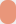
<?xml version="1.0" encoding="UTF-8"?>
<ui version="4.0">
 <class>tagViewer</class>
 <widget class="QWidget" name="tagViewer">
  <property name="geometry">
   <rect>
    <x>0</x>
    <y>0</y>
    <width>16</width>
    <height>24</height>
   </rect>
  </property>
  <property name="sizePolicy">
   <sizepolicy hsizetype="Minimum" vsizetype="Preferred">
    <horstretch>0</horstretch>
    <verstretch>0</verstretch>
   </sizepolicy>
  </property>
  <property name="minimumSize">
   <size>
    <width>0</width>
    <height>0</height>
   </size>
  </property>
  <property name="maximumSize">
   <size>
    <width>81</width>
    <height>24</height>
   </size>
  </property>
  <property name="windowTitle">
   <string>Form</string>
  </property>
  <layout class="QHBoxLayout" name="horizontalLayout">
   <property name="spacing">
    <number>0</number>
   </property>
   <property name="leftMargin">
    <number>0</number>
   </property>
   <property name="topMargin">
    <number>0</number>
   </property>
   <property name="rightMargin">
    <number>0</number>
   </property>
   <property name="bottomMargin">
    <number>0</number>
   </property>
   <item>
    <widget class="QLabel" name="tagLabel">
     <property name="sizePolicy">
      <sizepolicy hsizetype="Minimum" vsizetype="Preferred">
       <horstretch>0</horstretch>
       <verstretch>0</verstretch>
      </sizepolicy>
     </property>
     <property name="maximumSize">
      <size>
       <width>81</width>
       <height>24</height>
      </size>
     </property>
     <property name="styleSheet">
      <string notr="true">background:DarkSalmon;
border-radius:7px;
</string>
     </property>
     <property name="text">
      <string/>
     </property>
     <property name="alignment">
      <set>Qt::AlignCenter</set>
     </property>
    </widget>
   </item>
  </layout>
 </widget>
 <resources/>
 <connections/>
</ui>
